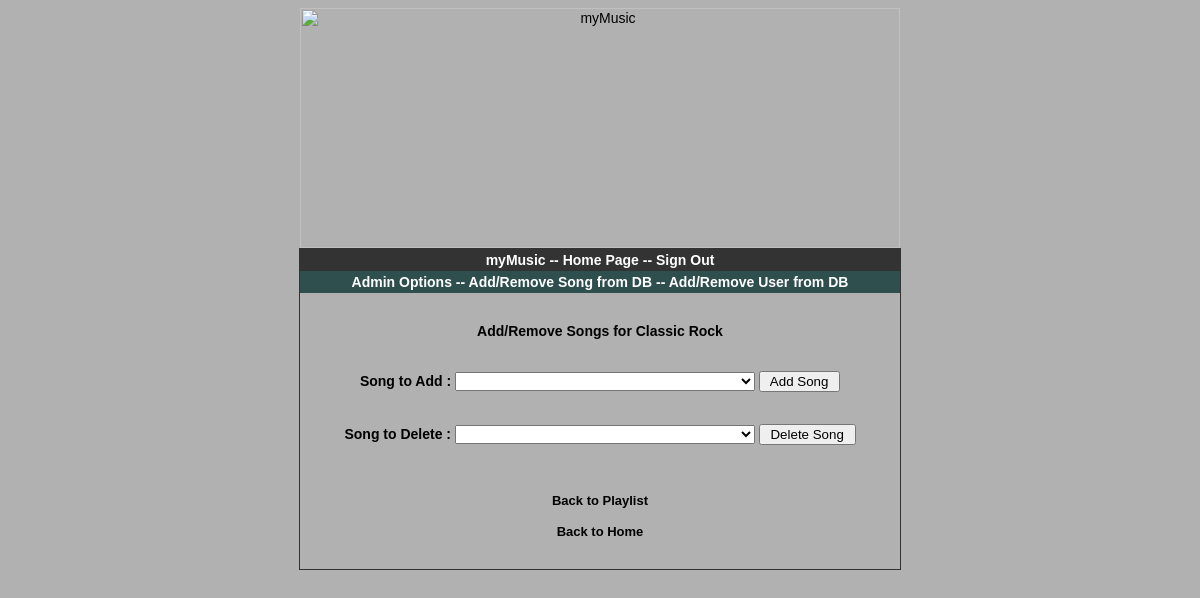
The page /playlist_songs.php?id=4 (signed in) on the database as committed earlier.
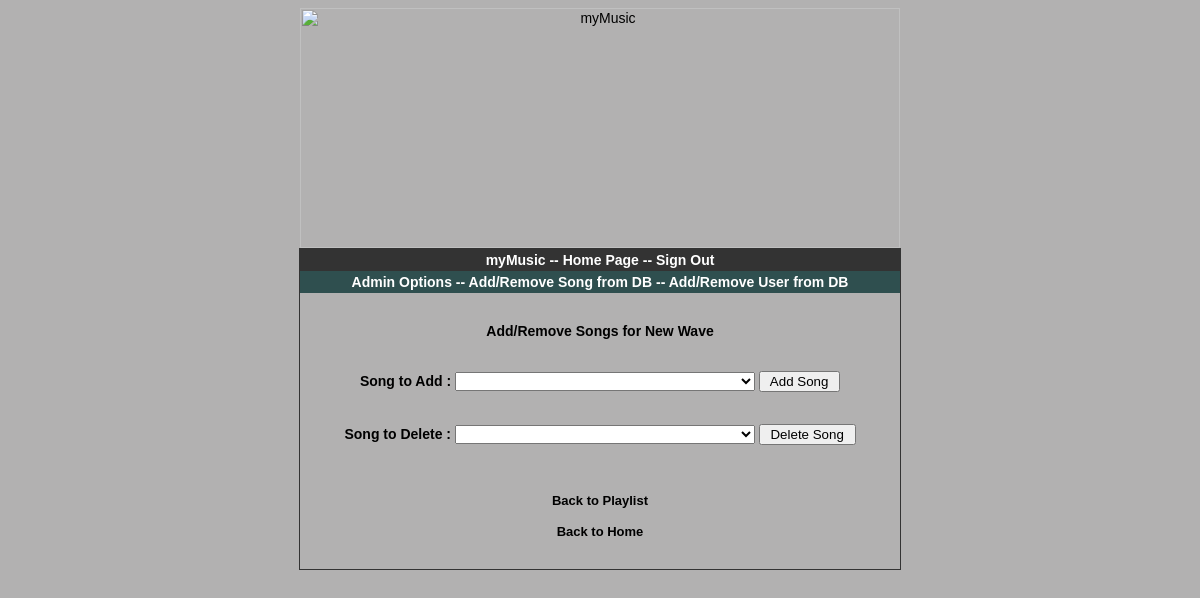
The same page on the database as committed later.
### tables this page shows
CREATE TABLE `playlists` (
  `playlistid` int(11) NOT NULL,
  `name` varchar(20) NOT NULL,
  `globalflag` int(1) NOT NULL,
  `userid` int(11) DEFAULT NULL
);

### session.php (called while the page is built, shortened)
<?php
   include('config.php');
   $user_check = $_SESSION['login_user'];
   $ses_sql = mysqli_query($db,"select username from users where username = '$user_check' ");
   $row = mysqli_fetch_array($ses_sql,MYSQLI_ASSOC);
   $login_session = $row['username'];
?>

### playlist_songs.php (the view, shortened to what this page needs)
<?php
   include('session.php');
	$id = $_GET['id'];
   	$result = mysqli_query($db, "SELECT userid,adminflag FROM users WHERE username = '$login_session' ");
    $row = mysqli_fetch_array($result,MYSQLI_ASSOC);
    $adminflag = $row['adminflag'];
   	$result = mysqli_query($db, "SELECT name FROM playlists WHERE playlistid = $id ");
    $row = mysqli_fetch_array($result,MYSQLI_ASSOC);
	$playlistname = $row['name'];
?>
<html>
	<head>
   </head>
   <body bgcolor = "#B2B1B1">
      <div align = "center">
		<img alt="myMusic" src="header.jpg" width="600px" height="240px">
		<br>
        <div style = "width:600px; border: solid 1px #333333; " align = "left">
            <div style = "background-color:#333333; color:#FFFFFF; padding:3px;" align="center">
            	<b>myMusic -- <a href = "welcome.php">Home Page</a> -- <a href = "logout.php">Sign Out</a></b>
            </div>
			<?php
				if($adminflag == '1')
				{
					echo "<div style = 'width:594x;background-color:#2F4F4F; color:#FFFFFF; padding:3px;' align='center'>";
					echo "<b>Admin Options -- <a href = 'song_manage.php'>Add/Remove Song from DB</a> -- <a href = 'user_manage.php'>Add/Remove User from DB</a></b>";
					echo "<br></div>";
				}
			?>
           	<div style = "margin:30px">
				<form action = "" method = "post">
               		<div class="auto-style1">
						<b><?php echo "Add/Remove Songs for $playlistname" ?></b><br><br><br>
	               	  	<?php
							$sql = "SELECT songid,title,artist FROM SONGS where not exists (select * from playlistsongs where playlistsongs.playlistid = $id and playlistsongs.songid = songs.songid)";
							$result = $db->query($sql);
							echo "<label>Song to Add  : </label><form><select name='addsong' style='width: 300px;'><option selected value>";
	 						while($row = $result->fetch_assoc())
	 						{
								$songid = $row['songid'];
								$title = $row['title'];
								$artist = $row['artist'];
								echo "<option value='$songid'>$title - $artist</option>";
					 		}
							echo "</select>   ";
							echo "<input type = 'submit' value = ' Add Song '/><br /><br><br>";
							$sql = "SELECT songid,title,artist FROM SONGS where exists (select * from playlistsongs where playlistsongs.playlistid = $id and playlistsongs.songid = songs.songid)";
							$result = $db->query($sql);
							echo "<label>Song to Delete  : </label><select name='removesong' style='width: 300px;'><option selected value>";
 							while($row = $result->fetch_assoc())
 							{
								$songid = $row['songid'];
								$title = $row['title'];
								$artist = $row['artist'];
								echo "<option value='$songid'>$title - $artist</option>";
				 			}
							echo "</select></form>   ";
							echo "<input type = 'submit' value = ' Delete Song '/><br /><br><br>";
              				$result1 = mysqli_query($db, "SELECT songid FROM playlistsongs WHERE playlistid = $id limit 1");
 				   			$row1 = mysqli_fetch_array($result1,MYSQLI_ASSOC);
							$songid = $row1['songid'];
	                   		echo "<td><br><a href='playlist.php?id=$id&song=$songid'><font size ='2'><b>Back to Playlist</b></font></a></td>";
		                   	echo "<br><br><a href='welcome.php'><font size ='2'><b>Back to Home</b></font></a>";
	                   	?>
               		</div>
				</form>
            </div>
         </div>
      </div>
   </body>
</html>

Rows that differ between the two databases and show on the page:
changed playlists: name "Classic Rock" → "New Wave"
